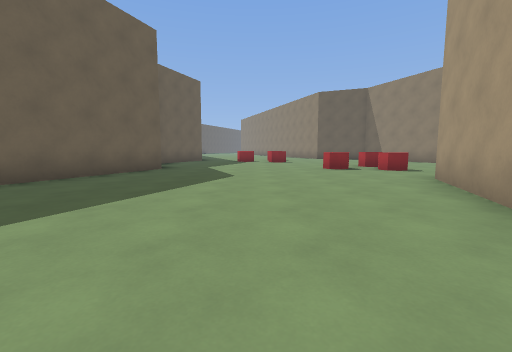
[1] (above)

21 first-person views from a walk through a 3-D level made in the Godot game engine. The camera is 1.2 m above the floor, tilts 6° down and sees 90° across. The floor is counted in squares, 2 m on a side. Each view is taken from the middle of a square. On the plan, view 1 faces up. The plan holds only what a view shows up to about 9 squares ahead; the rest is blank. The place goes on beyond the plan. Characters and animated objects are not drawn.

[2]
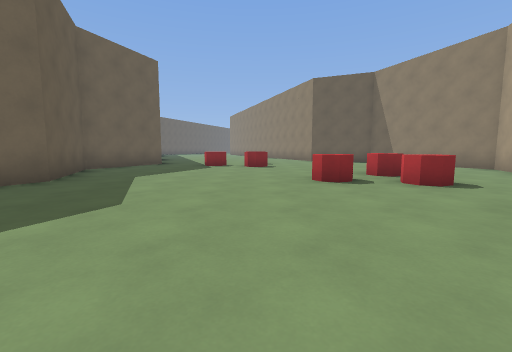

[3]
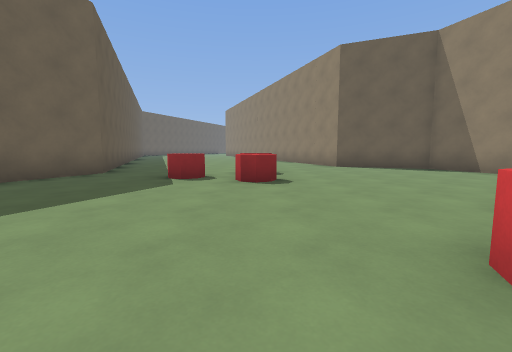

[4]
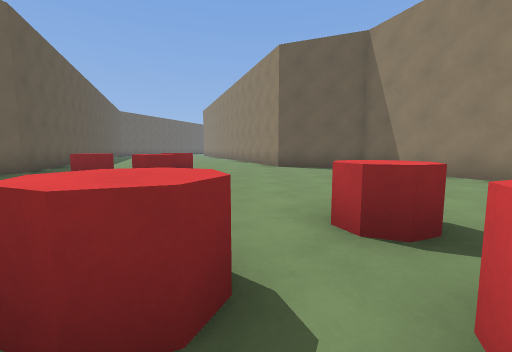

[5]
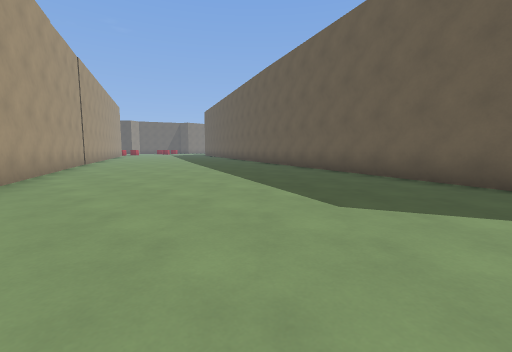

[6]
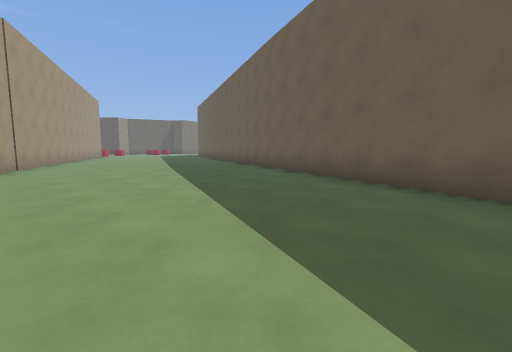

[7]
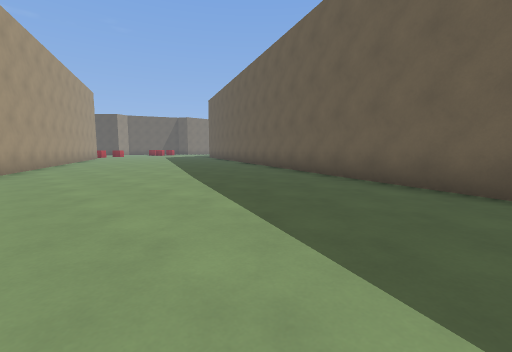

[8]
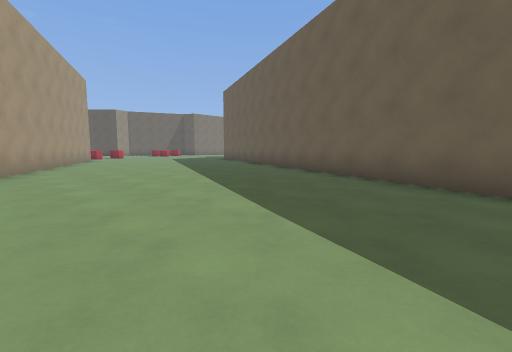

[9]
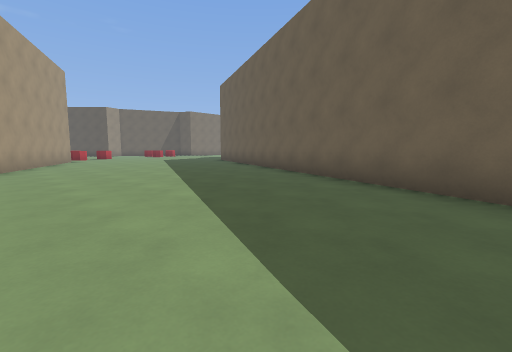

[10]
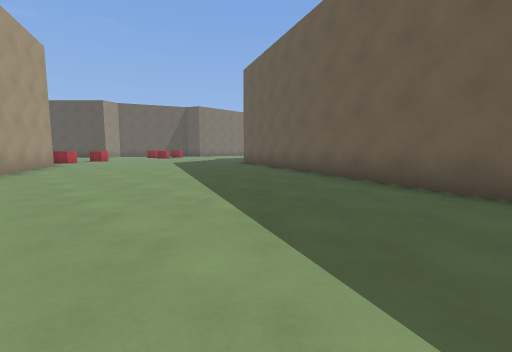

[11]
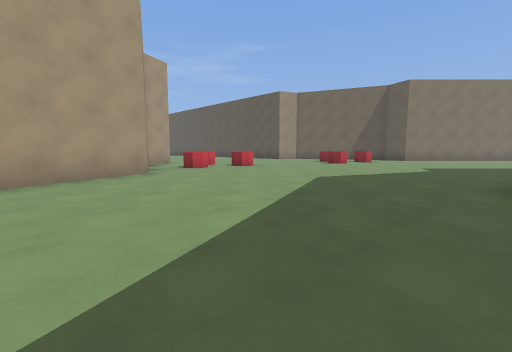

[12]
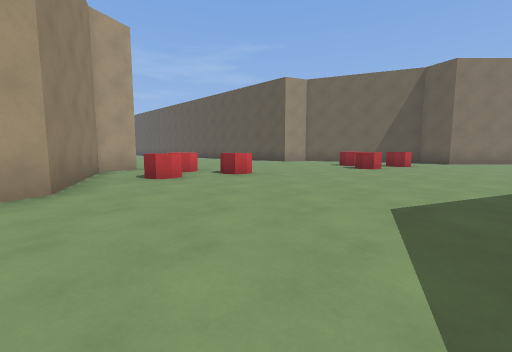

[13]
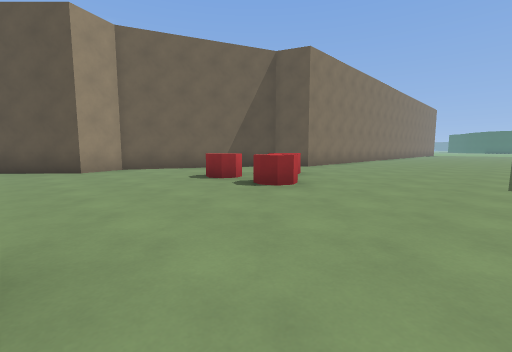

[14]
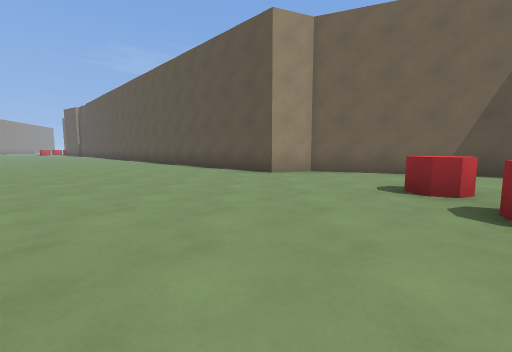

[15]
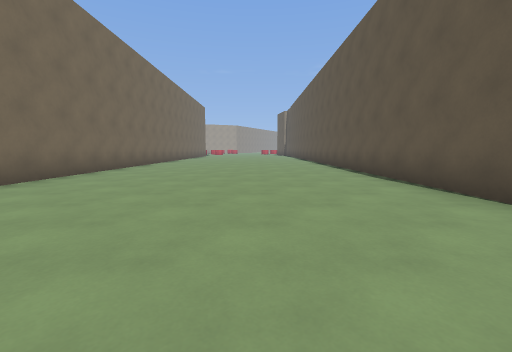

[16]
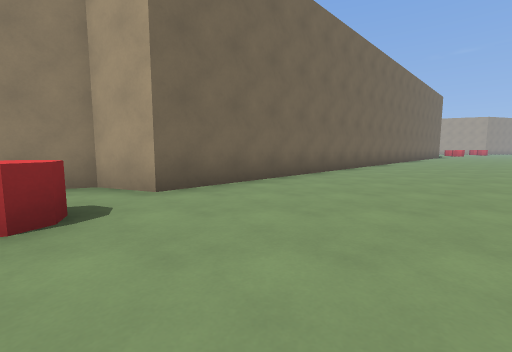

[17]
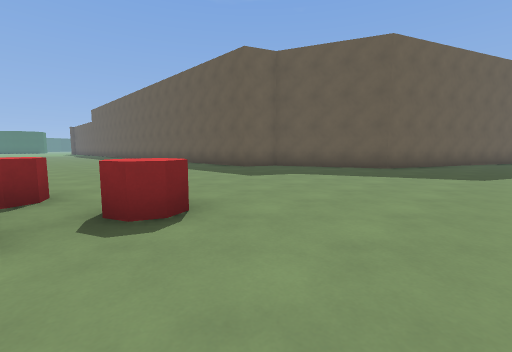

[18]
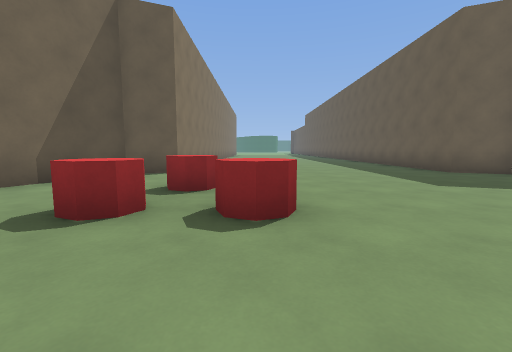

[19]
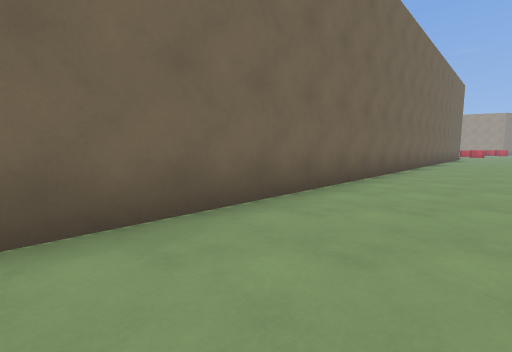

[20]
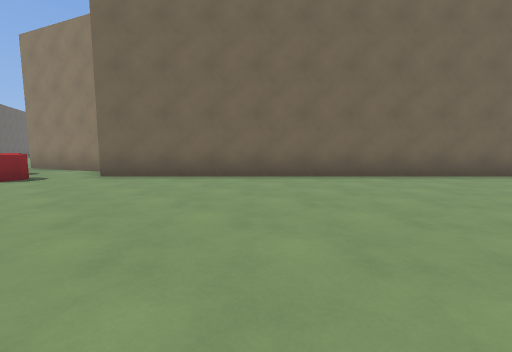

[21]
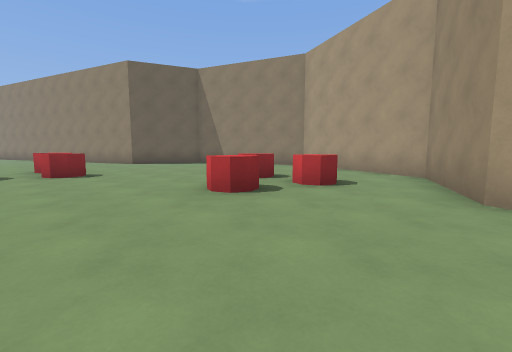

### Floor plan
Key: @ floor where view 1 was taken; # wall or solid block; . floor; ^ raised ledge.
Columns run from 18 left of view 1 to 8 right of it. Each row starts with its distance up from view 1.
 16               #.. ....###
 15               #.........##
 14               ##...^.....#
 13               ##...^.....##
 12               #....^......#
 11               #...........#
 10               #...........#
  9               #.......^...#
  8               ##....^^^..##
  7               ##......^..#
  6               #.........##
  5              ##.......###
  4              #.......##
  3              #.......#
  2             ##.......
  1             #.......#
  0            ##.....@.#
 -1            #.......##
 -2           ##.......#
 -3           #........#
 -4           #.......##
 -5          ##.......#
 -6          #.......##
 -7         ##.......#
 -8         #........#
 -9        ##.......##
-10        #........#
-11        #.......##
-12       ##.......#
-13      ##.......##
-14    ###........#
-15   ##..........#
-16 ###..........##
-17 .............##
-18 ............^.#
-19 ............^.#
-20 ............^.#
-21 ......^^......##
-22  ....^.........##
-23 ###.............##
-24   ##.............##
-25    ###............##
-26      #####.........##
-27          ##.........##
-28           ##.........##
-29            ##... .....#

Where each view was taken, in squares from view 1:
view 1: 0 up, 0 right, facing up
view 2: 3 up, 1 right, facing up
view 3: 7 up, 1 right, facing up
view 4: 7 up, 3 right, facing up
view 5: 7 up, 2 right, facing down-left
view 6: 5 up, 0 right, facing down-left
view 7: 2 up, 1 left, facing down-left
view 8: 1 down, 2 left, facing down-left
view 9: 2 down, 3 left, facing down-left
view 10: 5 down, 4 left, facing down-left
view 11: 10 down, 8 left, facing down
view 12: 13 down, 8 left, facing down
view 13: 18 down, 8 left, facing down-left
view 14: 19 down, 9 left, facing down
view 15: 22 down, 9 left, facing down-right
view 16: 22 down, 8 left, facing right
view 17: 22 down, 9 left, facing up-left
view 18: 21 down, 9 left, facing left
view 19: 23 down, 5 left, facing right
view 20: 27 down, 6 left, facing up-right
view 21: 5 up, 0 right, facing up-right
